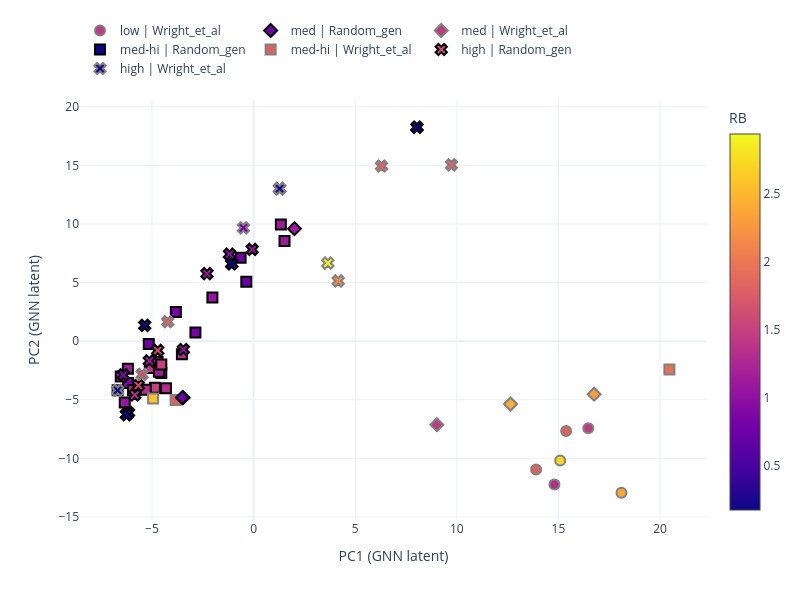

Source (notebook cell):
### Code cell
pca_plot_cont(plot_df_ss, 'Entropy_conf', model_name, save_name=save_name+"_ss", save=save)

### Figure 1 — Plotly figure (JSON) as saved in the notebook; plotly's stock layout.template omitted (floating-point values rounded to 4 significant figures; data arrays with more than 128 entries replaced by an {"elided": "..."} marker saying what was removed)
{"data": [{"customdata": {"elided": "67x7 mixed values"}, "hovertemplate": "Comp: %{customdata[0]}<br>RA: %{customdata[1]}<br>RB: %{customdata[2]}<br>MA: %{customdata[3]}<br>MB: %{customdata[4]}<br>Entropy_conf: %{customdata[5]}<br>TC: %{customdata[6]}", "legendrank": 3, "marker": {"cmax": 2.939, "cmin": 0.1713, "color": [0.1713, 0.8897, 0.9428, 1.123, 1.132, 0.7499, 1.282, 1.084, 1.057, 1.084, 1.314, 0.8014, 0.7324, 1.132, 1.494, 0.7499, 1.152, 1.361, 1.398, 0.7987, 1.298, 1.13, 1.494, 1.32], "colorbar": {"title": {"text": "RB"}}, "colorscale": [[0, "#0d0887"], [0.1111, "#46039f"], [0.2222, "#7201a8"], [0.3333, "#9c179e"], [0.4444, "#bd3786"], [0.5556, "#d8576b"], [0.6667, "#ed7953"], [0.7778, "#fb9f3a"], [0.8889, "#fdca26"], [1, "#f0f921"]], "line": {"color": "black", "width": 2}, "size": 10, "symbol": "square"}, "mode": "markers", "name": "med-hi | Random_gen", "showlegend": true, "type": "scatter", "x": [-6.692, -6.174, -5.812, -6.536, 1.52, -0.6386, -4.725, -6.339, -2.027, -4.541, -3.527, -3.824, -0.3587, 1.342, -4.858, -5.158, -6.185, -5.93, -5.107, -2.862, -4.313, -4.659, -4.54, -5.306], "y": [-4.198, -3.572, -4.165, -3.028, 8.555, 7.109, -1.764, -5.237, 3.722, -2.725, -1.123, 2.492, 5.073, 9.949, -3.98, -0.2341, -2.35, -4.196, -2.296, 0.7473, -4.023, -2.62, -1.984, -4.142]}, {"customdata": {"elided": "67x7 mixed values"}, "hovertemplate": "Comp: %{customdata[0]}<br>RA: %{customdata[1]}<br>RB: %{customdata[2]}<br>MA: %{customdata[3]}<br>MB: %{customdata[4]}<br>Entropy_conf: %{customdata[5]}<br>TC: %{customdata[6]}", "legendrank": 3, "marker": {"cmax": 2.939, "cmin": 0.1713, "color": [1.8, 1.931, 2.57], "colorscale": [[0, "#0d0887"], [0.1111, "#46039f"], [0.2222, "#7201a8"], [0.3333, "#9c179e"], [0.4444, "#bd3786"], [0.5556, "#d8576b"], [0.6667, "#ed7953"], [0.7778, "#fb9f3a"], [0.8889, "#fdca26"], [1, "#f0f921"]], "line": {"color": "gray", "width": 2}, "size": 10, "symbol": "square"}, "mode": "markers", "name": "med-hi | Wright_et_al", "showlegend": true, "type": "scatter", "x": [-3.838, 20.46, -4.945], "y": [-5.031, -2.414, -4.9]}, {"customdata": {"elided": "67x7 mixed values"}, "hovertemplate": "Comp: %{customdata[0]}<br>RA: %{customdata[1]}<br>RB: %{customdata[2]}<br>MA: %{customdata[3]}<br>MB: %{customdata[4]}<br>Entropy_conf: %{customdata[5]}<br>TC: %{customdata[6]}", "legendrank": 4, "marker": {"cmax": 2.939, "cmin": 0.1713, "color": [1.586, 0.1713, 0.7169, 1.034, 0.1713, 0.1713, 0.1713, 1.066, 0.1713, 0.1713, 0.8618, 0.9677, 1.305, 1.098, 0.1713, 0.9878, 1.547, 0.1713, 0.1713], "colorscale": [[0, "#0d0887"], [0.1111, "#46039f"], [0.2222, "#7201a8"], [0.3333, "#9c179e"], [0.4444, "#bd3786"], [0.5556, "#d8576b"], [0.6667, "#ed7953"], [0.7778, "#fb9f3a"], [0.8889, "#fdca26"], [1, "#f0f921"]], "line": {"color": "black", "width": 2}, "size": 10, "symbol": "x"}, "mode": "markers", "name": "high | Random_gen", "showlegend": true, "type": "scatter", "x": [-4.715, -1.074, -6.155, -0.06797, -6.249, -1.074, -6.249, -2.295, 1.279, -6.249, -6.409, -1.187, -5.847, -5.13, 8.038, -3.455, -5.67, 8.038, -5.359], "y": [-0.7929, 6.605, -6.105, 7.827, -6.263, 6.605, -6.263, 5.757, 13.01, -6.263, -2.877, 7.42, -4.592, -1.688, 18.25, -0.7116, -3.781, 18.25, 1.344]}, {"customdata": {"elided": "67x7 mixed values"}, "hovertemplate": "Comp: %{customdata[0]}<br>RA: %{customdata[1]}<br>RB: %{customdata[2]}<br>MA: %{customdata[3]}<br>MB: %{customdata[4]}<br>Entropy_conf: %{customdata[5]}<br>TC: %{customdata[6]}", "legendrank": 4, "marker": {"cmax": 2.939, "cmin": 0.1713, "color": [0.1713, 0.1713, 0.8014, 1.8, 1.8, 1.8, 2.169, 1.634, 2.939], "colorscale": [[0, "#0d0887"], [0.1111, "#46039f"], [0.2222, "#7201a8"], [0.3333, "#9c179e"], [0.4444, "#bd3786"], [0.5556, "#d8576b"], [0.6667, "#ed7953"], [0.7778, "#fb9f3a"], [0.8889, "#fdca26"], [1, "#f0f921"]], "line": {"color": "gray", "width": 2}, "size": 10, "symbol": "x"}, "mode": "markers", "name": "high | Wright_et_al", "showlegend": true, "type": "scatter", "x": [1.279, -6.692, -0.4999, 6.295, 9.734, -4.226, 4.163, -5.487, 3.653], "y": [13.01, -4.198, 9.667, 14.94, 15.04, 1.656, 5.138, -2.841, 6.662]}, {"customdata": {"elided": "67x7 mixed values"}, "hovertemplate": "Comp: %{customdata[0]}<br>RA: %{customdata[1]}<br>RB: %{customdata[2]}<br>MA: %{customdata[3]}<br>MB: %{customdata[4]}<br>Entropy_conf: %{customdata[5]}<br>TC: %{customdata[6]}", "legendrank": 2, "marker": {"cmax": 2.939, "cmin": 0.1713, "color": [0.7499, 0.7499, 1.114], "colorscale": [[0, "#0d0887"], [0.1111, "#46039f"], [0.2222, "#7201a8"], [0.3333, "#9c179e"], [0.4444, "#bd3786"], [0.5556, "#d8576b"], [0.6667, "#ed7953"], [0.7778, "#fb9f3a"], [0.8889, "#fdca26"], [1, "#f0f921"]], "line": {"color": "black", "width": 2}, "size": 10, "symbol": "diamond"}, "mode": "markers", "name": "med | Random_gen", "showlegend": true, "type": "scatter", "x": [-3.473, -3.503, 2.011], "y": [-4.827, -4.816, 9.6]}, {"customdata": {"elided": "67x7 mixed values"}, "hovertemplate": "Comp: %{customdata[0]}<br>RA: %{customdata[1]}<br>RB: %{customdata[2]}<br>MA: %{customdata[3]}<br>MB: %{customdata[4]}<br>Entropy_conf: %{customdata[5]}<br>TC: %{customdata[6]}", "legendrank": 2, "marker": {"cmax": 2.939, "cmin": 0.1713, "color": [1.432, 2.43, 2.3], "colorscale": [[0, "#0d0887"], [0.1111, "#46039f"], [0.2222, "#7201a8"], [0.3333, "#9c179e"], [0.4444, "#bd3786"], [0.5556, "#d8576b"], [0.6667, "#ed7953"], [0.7778, "#fb9f3a"], [0.8889, "#fdca26"], [1, "#f0f921"]], "line": {"color": "gray", "width": 2}, "size": 10, "symbol": "diamond"}, "mode": "markers", "name": "med | Wright_et_al", "showlegend": true, "type": "scatter", "x": [9.014, 12.64, 16.76], "y": [-7.131, -5.362, -4.528]}, {"customdata": {"elided": "67x7 mixed values"}, "hovertemplate": "Comp: %{customdata[0]}<br>RA: %{customdata[1]}<br>RB: %{customdata[2]}<br>MA: %{customdata[3]}<br>MB: %{customdata[4]}<br>Entropy_conf: %{customdata[5]}<br>TC: %{customdata[6]}", "legendrank": 1, "marker": {"cmax": 2.939, "cmin": 0.1713, "color": [1.432, 1.8, 1.8, 2.692, 2.377, 1.313], "colorscale": [[0, "#0d0887"], [0.1111, "#46039f"], [0.2222, "#7201a8"], [0.3333, "#9c179e"], [0.4444, "#bd3786"], [0.5556, "#d8576b"], [0.6667, "#ed7953"], [0.7778, "#fb9f3a"], [0.8889, "#fdca26"], [1, "#f0f921"]], "line": {"color": "gray", "width": 2}, "size": 10, "symbol": "circle"}, "mode": "markers", "name": "low | Wright_et_al", "showlegend": true, "type": "scatter", "x": [16.47, 13.9, 15.38, 15.09, 18.1, 14.8], "y": [-7.435, -10.96, -7.677, -10.18, -12.94, -12.23]}], "layout": {"height": 600, "legend": {"orientation": "h", "y": 1.2}, "width": 800, "xaxis": {"title": {"text": "PC1 (GNN latent)"}}, "yaxis": {"title": {"text": "PC2 (GNN latent)"}}}}
